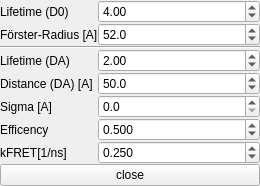
<?xml version="1.0" encoding="UTF-8"?>
<ui version="4.0">
 <class>Form</class>
 <widget class="QWidget" name="Form">
  <property name="geometry">
   <rect>
    <x>0</x>
    <y>0</y>
    <width>260</width>
    <height>146</height>
   </rect>
  </property>
  <property name="sizePolicy">
   <sizepolicy hsizetype="Fixed" vsizetype="Fixed">
    <horstretch>0</horstretch>
    <verstretch>0</verstretch>
   </sizepolicy>
  </property>
  <property name="windowTitle">
   <string>FRET-Calculator</string>
  </property>
  <property name="windowIcon">
   <iconset resource="../rescource.qrc">
    <normaloff>:/icons/icons/FRET.png</normaloff>:/icons/icons/FRET.png</iconset>
  </property>
  <layout class="QGridLayout" name="gridLayout">
   <property name="margin">
    <number>0</number>
   </property>
   <property name="spacing">
    <number>0</number>
   </property>
   <item row="7" column="2">
    <widget class="QDoubleSpinBox" name="doubleSpinBox_5">
     <property name="enabled">
      <bool>true</bool>
     </property>
     <property name="decimals">
      <number>3</number>
     </property>
     <property name="minimum">
      <double>0.000000000000000</double>
     </property>
     <property name="maximum">
      <double>9999.000000000000000</double>
     </property>
     <property name="singleStep">
      <double>0.050000000000000</double>
     </property>
     <property name="value">
      <double>0.250000000000000</double>
     </property>
    </widget>
   </item>
   <item row="7" column="0">
    <widget class="QLabel" name="label_6">
     <property name="text">
      <string>kFRET[1/ns]</string>
     </property>
    </widget>
   </item>
   <item row="0" column="2">
    <widget class="QDoubleSpinBox" name="doubleSpinBox">
     <property name="sizePolicy">
      <sizepolicy hsizetype="Expanding" vsizetype="Fixed">
       <horstretch>0</horstretch>
       <verstretch>0</verstretch>
      </sizepolicy>
     </property>
     <property name="minimum">
      <double>0.010000000000000</double>
     </property>
     <property name="maximum">
      <double>10000.000000000000000</double>
     </property>
     <property name="value">
      <double>4.000000000000000</double>
     </property>
    </widget>
   </item>
   <item row="1" column="2">
    <widget class="QDoubleSpinBox" name="doubleSpinBox_3">
     <property name="enabled">
      <bool>true</bool>
     </property>
     <property name="decimals">
      <number>1</number>
     </property>
     <property name="maximum">
      <double>1000000.000000000000000</double>
     </property>
     <property name="singleStep">
      <double>0.500000000000000</double>
     </property>
     <property name="value">
      <double>52.000000000000000</double>
     </property>
    </widget>
   </item>
   <item row="4" column="2">
    <widget class="QDoubleSpinBox" name="doubleSpinBox_9">
     <property name="decimals">
      <number>1</number>
     </property>
     <property name="minimum">
      <double>1.000000000000000</double>
     </property>
     <property name="maximum">
      <double>10000.000000000000000</double>
     </property>
     <property name="singleStep">
      <double>0.500000000000000</double>
     </property>
     <property name="value">
      <double>50.000000000000000</double>
     </property>
    </widget>
   </item>
   <item row="3" column="2">
    <widget class="QDoubleSpinBox" name="doubleSpinBox_2">
     <property name="minimum">
      <double>0.010000000000000</double>
     </property>
     <property name="maximum">
      <double>10000.000000000000000</double>
     </property>
     <property name="singleStep">
      <double>0.050000000000000</double>
     </property>
     <property name="value">
      <double>2.000000000000000</double>
     </property>
    </widget>
   </item>
   <item row="6" column="2">
    <widget class="QDoubleSpinBox" name="doubleSpinBox_4">
     <property name="frame">
      <bool>true</bool>
     </property>
     <property name="decimals">
      <number>3</number>
     </property>
     <property name="minimum">
      <double>0.001000000000000</double>
     </property>
     <property name="maximum">
      <double>1.000000000000000</double>
     </property>
     <property name="singleStep">
      <double>0.010000000000000</double>
     </property>
     <property name="value">
      <double>0.500000000000000</double>
     </property>
    </widget>
   </item>
   <item row="5" column="2">
    <widget class="QDoubleSpinBox" name="doubleSpinBox_6">
     <property name="decimals">
      <number>1</number>
     </property>
     <property name="minimum">
      <double>0.000000000000000</double>
     </property>
     <property name="maximum">
      <double>100.000000000000000</double>
     </property>
     <property name="singleStep">
      <double>0.500000000000000</double>
     </property>
     <property name="value">
      <double>0.000000000000000</double>
     </property>
    </widget>
   </item>
   <item row="6" column="0">
    <widget class="QLabel" name="label_5">
     <property name="text">
      <string>Efficency</string>
     </property>
    </widget>
   </item>
   <item row="4" column="0">
    <widget class="QLabel" name="label_4">
     <property name="text">
      <string>Distance (DA) [A]</string>
     </property>
    </widget>
   </item>
   <item row="5" column="0">
    <widget class="QLabel" name="label_7">
     <property name="text">
      <string>Sigma [A]</string>
     </property>
    </widget>
   </item>
   <item row="3" column="0">
    <widget class="QLabel" name="label_2">
     <property name="sizePolicy">
      <sizepolicy hsizetype="Fixed" vsizetype="Preferred">
       <horstretch>0</horstretch>
       <verstretch>0</verstretch>
      </sizepolicy>
     </property>
     <property name="text">
      <string>Lifetime (DA)</string>
     </property>
    </widget>
   </item>
   <item row="0" column="0">
    <widget class="QLabel" name="label">
     <property name="sizePolicy">
      <sizepolicy hsizetype="Fixed" vsizetype="Preferred">
       <horstretch>0</horstretch>
       <verstretch>0</verstretch>
      </sizepolicy>
     </property>
     <property name="text">
      <string>Lifetime (D0)</string>
     </property>
    </widget>
   </item>
   <item row="1" column="0">
    <widget class="QLabel" name="label_3">
     <property name="text">
      <string>Förster-Radius [A]</string>
     </property>
    </widget>
   </item>
   <item row="2" column="0" colspan="3">
    <widget class="Line" name="line">
     <property name="orientation">
      <enum>Qt::Horizontal</enum>
     </property>
    </widget>
   </item>
   <item row="8" column="0" colspan="3">
    <widget class="QPushButton" name="pushButton">
     <property name="text">
      <string>close</string>
     </property>
    </widget>
   </item>
  </layout>
 </widget>
 <resources>
  <include location="../rescource.qrc"/>
 </resources>
 <connections>
  <connection>
   <sender>pushButton</sender>
   <signal>clicked()</signal>
   <receiver>Form</receiver>
   <slot>hide()</slot>
   <hints>
    <hint type="sourcelabel">
     <x>128</x>
     <y>126</y>
    </hint>
    <hint type="destinationlabel">
     <x>128</x>
     <y>67</y>
    </hint>
   </hints>
  </connection>
 </connections>
</ui>
